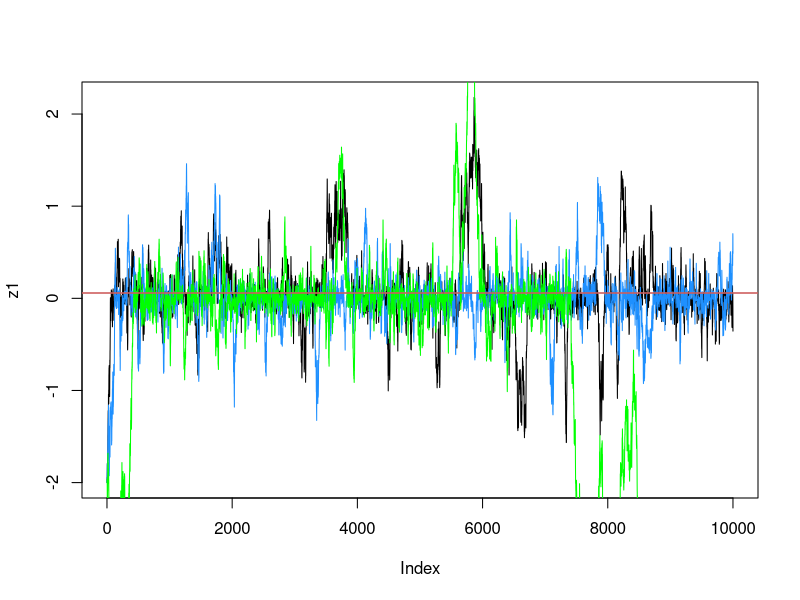

Write R code to recreate this figure.
## "Quadratic" function------------------------------------------------------------------------------------------
Owen <- function(x, thre, gradiente)
{
  grad <- t(gradiente)
  par <- t(as.matrix(x))
  eps <- 1/thre
  
  z <- 1+par%*%grad
  ans <- z
  lo <- ((z)<eps)
  
  ans[ lo  ] <- log(eps) - 1.5 + 2*(z[lo])/eps - 0.5*(z[lo]/eps)^2
  ans[ !lo ] <- log( z[!lo] )
  -sum(ans)
}

## Empirical Likelihood------------------------------------------------------------------------------------------
EL <- function(SC)
{
  n <- NROW(SC)
  p <- NCOL(SC)
  
  # Lagrange multiplier
  if(p!=1)
  {
    OBJ <- optim(par=rep(0,p), fn=Owen, thre=n, gradiente=SC, control=list(maxit=1e4))
    molt_lagr_0 <- OBJ$pa
    conv <- OBJ$conv
  }
  else
  {
    molt_lagr_0 <- optim(par=rep(0,p), fn=Owen, thre=n, gradiente=SC, method="Brent", lower=-1e1, upper=1e1)$pa
  }
  
  # weights
  w_emp_0 <- as.numeric( 1/(n*(1+molt_lagr_0%*%t(SC))) )
  
  if(p!=1)
  {
    list(w0=w_emp_0, conv=conv, elr=-2*sum(log(w_emp_0))-2*n*log(n), el=log(w_emp_0))
  }
  else
  {
    list(w0=w_emp_0, elr=-2*sum(log(w_emp_0))-2*n*log(n), el=log(w_emp_0) )
  }
}



## Metropolis algorithm for the regression coefficients----------------------------------------------------------

easyMCMC = function(niter, startval, proposalsd){
  x = rep(0,niter)
  x[1] = startval     
  for(i in 2:niter){
    currentx = x[i-1]
    proposedx = rnorm(1,mean=currentx,sd=proposalsd)      # proposal distribution Normal
    A =  exp(-(EL(proposedx)$elr)) / exp(-(EL(currentx)$elr))      # target distribution the Empirical Likelihood
    if(runif(1)<A){
      x[i] = proposedx                      # accept move with probabily min(1,A)
    } else {
      x[i] = currentx                       # otherwise "reject" move, and stay where we are
    }
  }
  return(x)
}


## Run 3 times-------------------------------------------------------------------------------------------------------


z1=easyMCMC(10000,-2,0.1)
z2=easyMCMC(10000,-2,0.1)
z3=easyMCMC(10000,-2,0.1)

## Plot the chains------------------------------------------------------------------------------------------------

plot(z1,type="l")
lines(z2,col="dodgerblue")
lines(z3,col="green")
abline(h=0.05774,col="indianred",lwd=1.5)    # true value from GCMR for Intercept b0 = 0.05774

## Acceptance rates-----------------------------------------------------------------------------------------------

burnIn = 5000             # burn-in of the first 5000 values

acceptancez1 = 1-mean(duplicated(z1[-(1:burnIn)]))   # 74.42%
acceptancez2 = 1-mean(duplicated(z2[-(1:burnIn)]))   # 72.32%
acceptancez3 = 1-mean(duplicated(z3[-(1:burnIn)]))   # 71.96%

